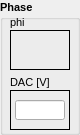
      <widget class="QGroupBox" name="groupBox_6">
       <property name="geometry">
        <rect>
         <x>180</x>
         <y>205</y>
         <width>80</width>
         <height>135</height>
        </rect>
       </property>
       <property name="font">
        <font>
         <pointsize>8</pointsize>
         <weight>75</weight>
         <bold>true</bold>
        </font>
       </property>
       <property name="title">
        <string>Phase</string>
       </property>
       <widget class="QFrame" name="frame_3">
        <property name="geometry">
         <rect>
          <x>10</x>
          <y>90</y>
          <width>60</width>
          <height>40</height>
         </rect>
        </property>
        <property name="frameShape">
         <enum>QFrame::Box</enum>
        </property>
        <property name="frameShadow">
         <enum>QFrame::Plain</enum>
        </property>
        <widget class="caTextEntry" name="caTextEntry_17">
         <property name="geometry">
          <rect>
           <x>5</x>
           <y>10</y>
           <width>50</width>
           <height>20</height>
          </rect>
         </property>
         <property name="text">
          <string/>
         </property>
         <property name="channel" stdset="0">
          <string>$(DEV):LO-PHASE</string>
         </property>
         <property name="foreground">
          <color>
           <red>0</red>
           <green>0</green>
           <blue>0</blue>
          </color>
         </property>
         <property name="background">
          <color>
           <red>187</red>
           <green>187</green>
           <blue>187</blue>
          </color>
         </property>
         <property name="colorMode">
          <enum>caLineEdit::Static</enum>
         </property>
         <property name="precisionMode">
          <enum>caLineEdit::Channel</enum>
         </property>
         <property name="limitsMode">
          <enum>caLineEdit::Channel</enum>
         </property>
         <property name="maxValue">
          <double>1.000000000000000</double>
         </property>
         <property name="minValue">
          <double>0.000000000000000</double>
         </property>
         <property name="fontScaleMode" stdset="0">
          <enum>caLineEdit::WidthAndHeight</enum>
         </property>
         <property name="formatType">
          <enum>caLineEdit::decimal</enum>
         </property>
        </widget>
       </widget>
       <widget class="QFrame" name="frame_4">
        <property name="geometry">
         <rect>
          <x>10</x>
          <y>30</y>
          <width>60</width>
          <height>40</height>
         </rect>
        </property>
        <property name="frameShape">
         <enum>QFrame::Box</enum>
        </property>
        <property name="frameShadow">
         <enum>QFrame::Plain</enum>
        </property>
       </widget>
       <widget class="QLabel" name="label_10">
        <property name="geometry">
         <rect>
          <x>10</x>
          <y>15</y>
          <width>60</width>
          <height>15</height>
         </rect>
        </property>
        <property name="sizePolicy">
         <sizepolicy hsizetype="Preferred" vsizetype="Fixed">
          <horstretch>0</horstretch>
          <verstretch>0</verstretch>
         </sizepolicy>
        </property>
        <property name="minimumSize">
         <size>
          <width>0</width>
          <height>15</height>
         </size>
        </property>
        <property name="font">
         <font>
          <weight>50</weight>
          <bold>false</bold>
         </font>
        </property>
        <property name="text">
         <string>phi</string>
        </property>
        <property name="alignment">
         <set>Qt::AlignLeading|Qt::AlignLeft|Qt::AlignVCenter</set>
        </property>
       </widget>
       <widget class="QLabel" name="label_11">
        <property name="geometry">
         <rect>
          <x>10</x>
          <y>75</y>
          <width>60</width>
          <height>15</height>
         </rect>
        </property>
        <property name="sizePolicy">
         <sizepolicy hsizetype="Preferred" vsizetype="Fixed">
          <horstretch>0</horstretch>
          <verstretch>0</verstretch>
         </sizepolicy>
        </property>
        <property name="minimumSize">
         <size>
          <width>0</width>
          <height>15</height>
         </size>
        </property>
        <property name="font">
         <font>
          <weight>50</weight>
          <bold>false</bold>
         </font>
        </property>
        <property name="text">
         <string>DAC [V]</string>
        </property>
        <property name="alignment">
         <set>Qt::AlignLeading|Qt::AlignLeft|Qt::AlignVCenter</set>
        </property>
       </widget>
      </widget>
